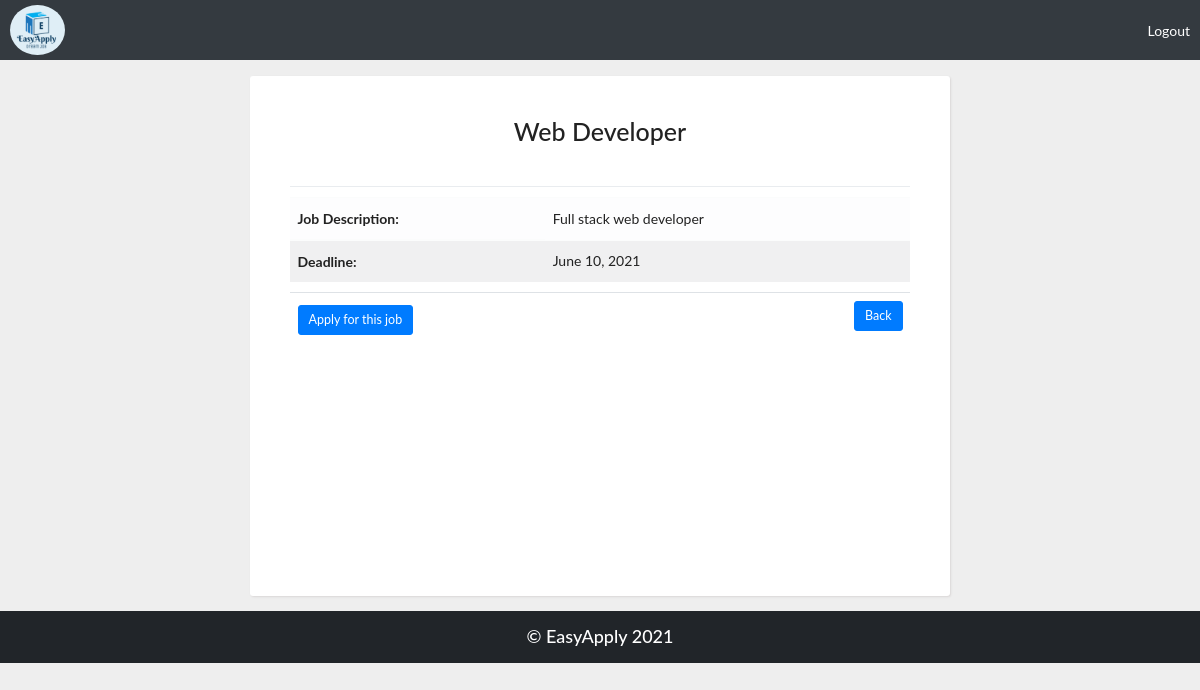
Screenshot of /showjob/1 (signed in) with the database file from the repository.
### easy_app/models.py (models this page shows)
class Job(models.Model):
    title = models.CharField(max_length=255)
    description = models.TextField()
    specialist = models.CharField(choices= job_specialist ,max_length=255 ,default="" , blank=False)
    deadline_date = models.DateField()
    users = models.ManyToManyField(User , related_name="jobs" , blank=True)
    created_at = models.DateTimeField(auto_now_add=True)
    updated_at = models.DateTimeField(auto_now=True)

### easy_app/views.py (the view)
# urls.py: path('showjob',views.showjob),
def showjob(request, job_id):
    context = {
        'job': models.get_this_job_by_id(job_id),
        'user': models.get_this_user_by_id(request.session['id'])
    }
    return render(request,'showjob.html', context)

### easy_app/models.py (called while the page is built)
def get_this_user_by_id(user_id):
    this_user = User.objects.get(id = user_id)
    return this_user

def get_this_job_by_id(job_id):
    this_job = Job.objects.get(id = job_id)
    return this_job

### easy_app/templates/showjob.html (shortened to what this page needs)
<!DOCTYPE html>
<html lang="en">
<head>
  <link rel="stylesheet" href="css/bootstrap.min.css">
  <link rel="stylesheet" href="css/fontAwesome.css">
  <link rel="stylesheet" href="css/hero-slider.css">
  <link rel="stylesheet" href="css/templatemo-main.css">
  <link rel="stylesheet" href="css/owl-carousel.css">
  <link href="//maxcdn.bootstrapcdn.com/bootstrap/4.1.1/css/bootstrap.min.css" rel="stylesheet" id="bootstrap-css">
  {% load static %}
  <link rel="stylesheet" href="{% static 'css/bootstrap.min.css' %}">
  <link rel="stylesheet" href="{% static 'css/fontAwesome.css' %}">
  <link rel="stylesheet" href="{% static 'css/templatemo-main.css' %}">
  <link rel="stylesheet" href="{% static 'css/hero-slider.css' %}">
  <link rel="stylesheet" href="{% static 'css/owl-carousel.css' %}">
  <link rel="stylesheet" href="{% static 'css/showjob.css' %}">
</head>
<body>
  <nav class="navbar navbar-expand-lg navbar-dark bg-dark d-flex justify-content-between fixed-top">
    <a href="/"><img src="{% static 'img/logo.png' %}" alt="My logo" height="50px" style="border-radius:50%"></a>
    <a href="/logout/">Logout</a>
  </nav>
    <br>
    <form class="form-compact" action="">
        <div class="row paddingBottom20">
            <div class="container">
                <div class="row">
                    <h1 class="text-center col-12 mb-0">{{job.title}}</h1>
                    <sub class="text-right text-muted col-12"><a href="#" tabindex="-1"><i class="far fa-edit"></i></a></sub>
                </div>
                <div class="dropdown-divider mb-3"></div>
                <table class="table table-hover table-light table-striped">
                  <thead>
                    <th>Job Description:</th>
                    <td>{{job.description}}</td>
                  </thead>
                  <tbody>
                    <th>Deadline:</th>
                    <td>{{job.deadline_date}}</td>
                  </tbody>
                </table>
                <table class="table">
                  <tr>
                    <td>
                    {% if user in job.users.all %}
                    <a href="/showjob/{{job.id}}/withdraw"><button type="button" class="btn btn-danger btn-lg">Withdraw application</button></a>
                    {% else %}
                      <a href="/showjob/{{job.id}}/apply_job"><button type="button" class="btn btn-primary btn-lg">Apply for this job</button></a>
                    {% endif %}
                    </td>
                    <td>
                      <a href="../"><button type="button" class="btn btn-primary btn-lg" style="float:right"> Back</button></a>
                    </td>
                  </tr>
                </table>
              </div>
            </div>
    </form>
    <div>
      <h4 class="text-center footer">© EasyApply 2021</h4>
    </div>
  </body>
</html>

### easy_app/static/css/hero-slider.css (style rules this page uses)
*, *::after, *::before { -webkit-box-sizing: border-box; -moz-box-sizing: border-box; box-sizing: border-box; }
html { font-size: 62.5%; }
body { font-family: "Open Sans", sans-serif; color: #2c343b; background-color: #f2f2f2; }
a { color: white; text-decoration: none; line-height: 35px; }
img { max-width: 100%; }

### easy_app/static/css/templatemo-main.css (style rules this page uses)
body { position: relative; font-size: 14px; }
a { color: black; }
h4, .h4 { font-size: 18px; }
@media (min-width: 1200px) { .container { max-width: 1170px; } }
body:after { content: url(../img/close.png) url(../img/loading.gif) url(../img/prev.png) url(../img/next.png); display: none; }

### easy_app/static/css/showjob.css (style rules this page uses)
* { margin: 0; padding: 0; box-sizing: border-box; }
html { height: 100%; }
body { min-height: 100%; background: #eee; font-family: 'Lato', sans-serif; font-weight: 400; color: #222; font-size: 14px; line-height: 26px; padding-bottom: 50px; }
.container { max-width: 700px; min-height: 520px; background: #fff; margin: 0px auto 0px; box-shadow: 1px 1px 2px #DAD7D7; border-radius: 3px; padding: 40px; margin-top: 50px; }
.footer { color: white; padding: 15px; margin-top: 15px; background-color: #212529; }

### rows the page displays
Job: title "Web Developer", description "Full stack web developer", deadline_date "June 10, 2021"
